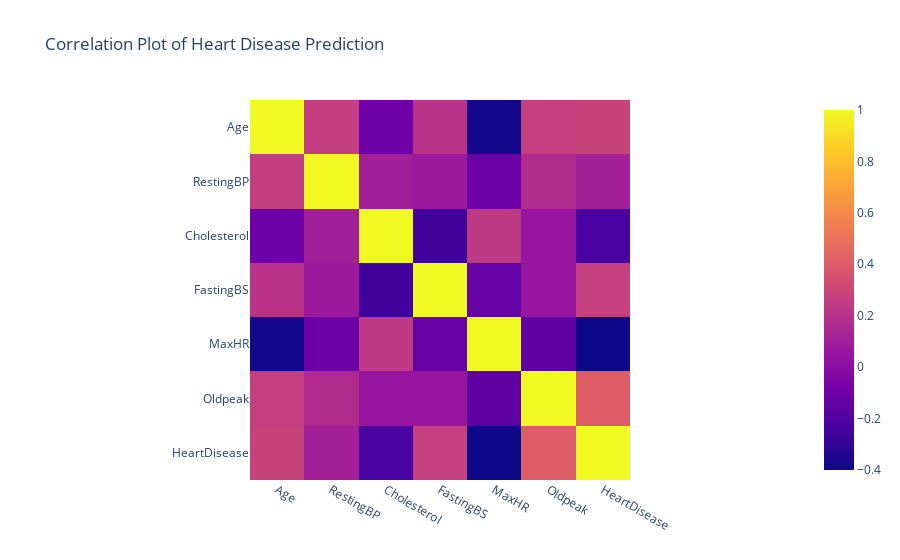

Write notebook code for a chart like this one.
### Markdown cell above
Correlation Matrix

### Code cell
px.imshow(df.corr(numeric_only=True), title="Correlation Plot of Heart Disease Prediction")

### Figure 1 — Plotly figure (JSON) as saved in the notebook; plotly's stock layout.template omitted (floating-point values rounded to 4 significant figures)
{"data": [{"coloraxis": "coloraxis", "hovertemplate": "x: %{x}<br>y: %{y}<br>color: %{z}<extra></extra>", "name": "0", "type": "heatmap", "x": ["Age", "RestingBP", "Cholesterol", "FastingBS", "MaxHR", "Oldpeak", "HeartDisease"], "xaxis": "x", "y": ["Age", "RestingBP", "Cholesterol", "FastingBS", "MaxHR", "Oldpeak", "HeartDisease"], "yaxis": "y", "z": [[1, 0.2544, -0.09528, 0.198, -0.382, 0.2586, 0.282], [0.2544, 1, 0.1009, 0.07019, -0.1121, 0.1648, 0.1076], [-0.09528, 0.1009, 1, -0.261, 0.2358, 0.05015, -0.2327], [0.198, 0.07019, -0.261, 1, -0.1314, 0.0527, 0.2673], [-0.382, -0.1121, 0.2358, -0.1314, 1, -0.1607, -0.4004], [0.2586, 0.1648, 0.05015, 0.0527, -0.1607, 1, 0.404], [0.282, 0.1076, -0.2327, 0.2673, -0.4004, 0.404, 1]]}], "layout": {"coloraxis": {"colorscale": [[0, "#0d0887"], [0.1111, "#46039f"], [0.2222, "#7201a8"], [0.3333, "#9c179e"], [0.4444, "#bd3786"], [0.5556, "#d8576b"], [0.6667, "#ed7953"], [0.7778, "#fb9f3a"], [0.8889, "#fdca26"], [1, "#f0f921"]]}, "title": {"text": "Correlation Plot of Heart Disease Prediction"}, "xaxis": {"anchor": "y", "constrain": "domain", "domain": [0, 1], "scaleanchor": "y"}, "yaxis": {"anchor": "x", "autorange": "reversed", "constrain": "domain", "domain": [0, 1]}}}
